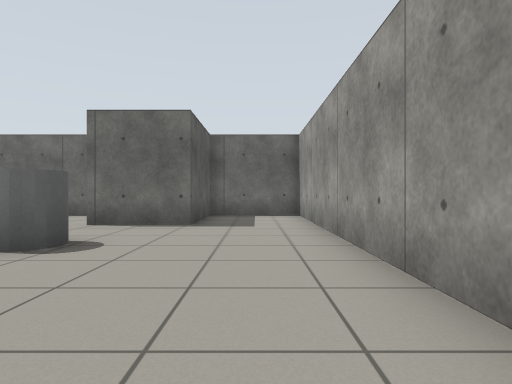
View 1 (above)

15 first-person views from a walk through a Gazebo world. The camera is 0.72 m above the floor, looks level and sees 75° across. The floor is counted in squares, 1 m on a side. Each view is taken from the middle of a square. On the plan, view 1 faces up. The plan holds only what a view shows up to about 10 squares ahead; the rest is blank.

View 2
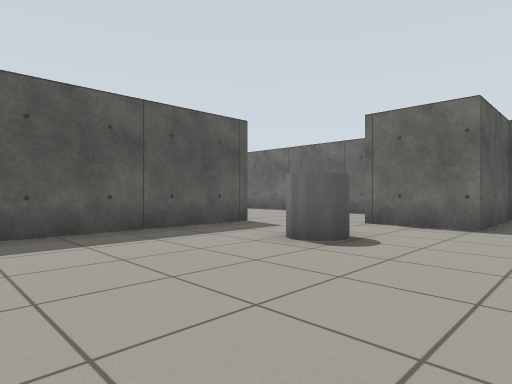

View 3
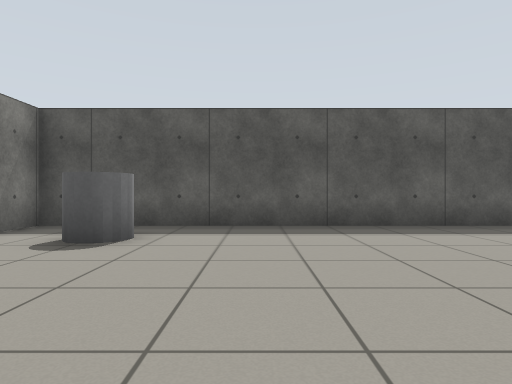

View 4
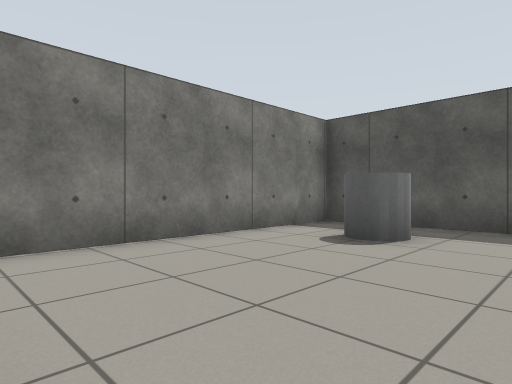

View 5
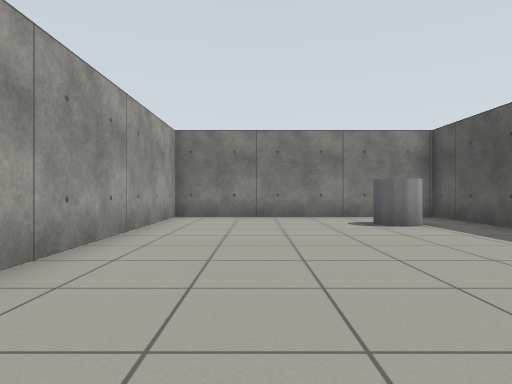

View 6
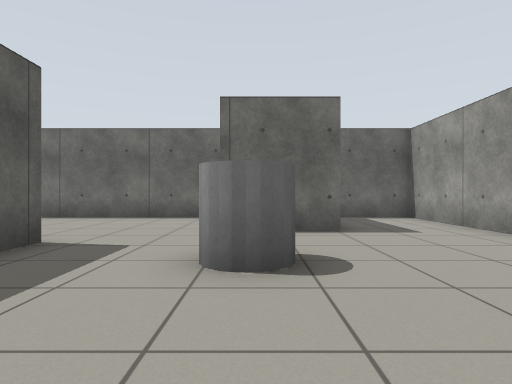

View 7
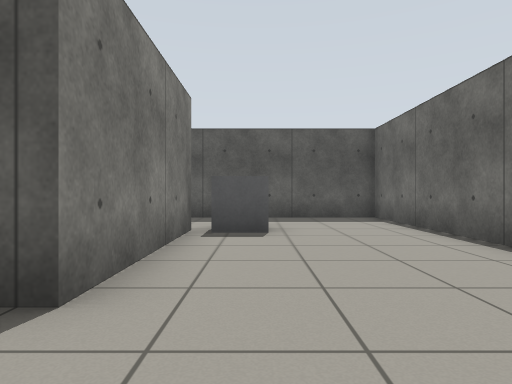

View 8
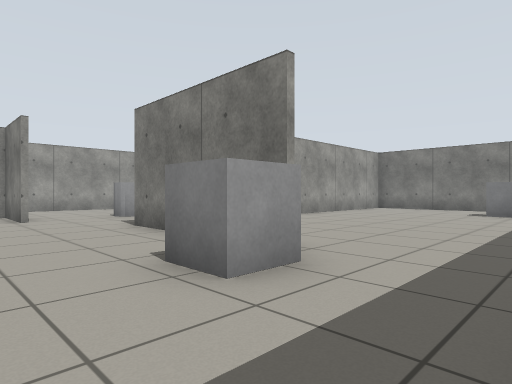

View 9
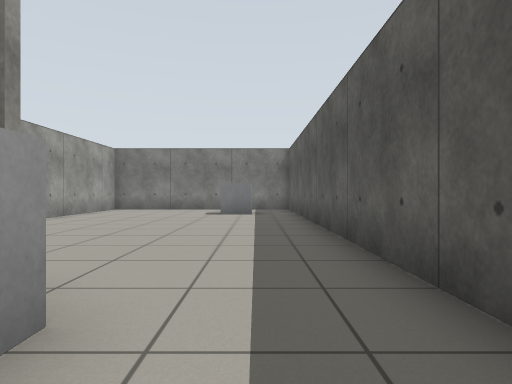

View 10
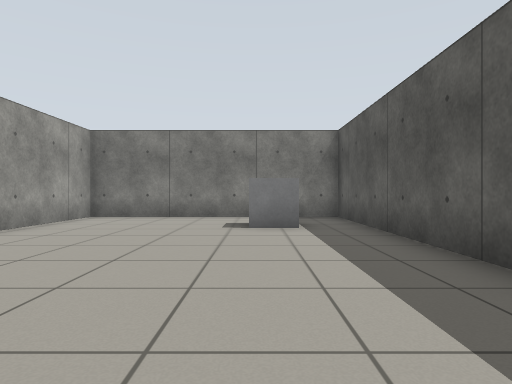

View 11
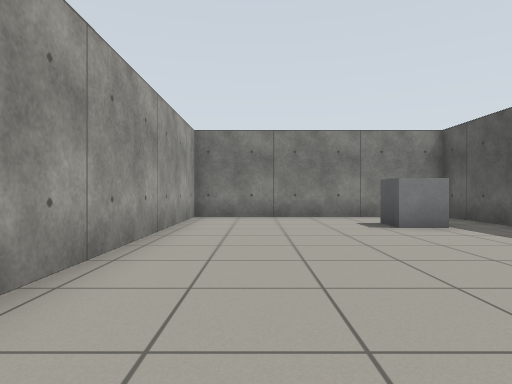

View 12
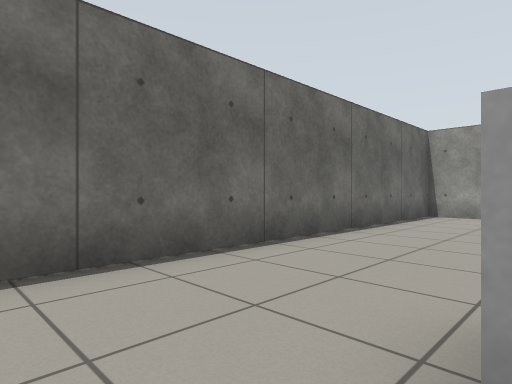

View 13
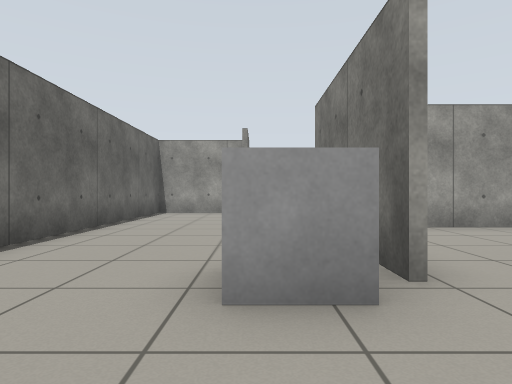

View 14
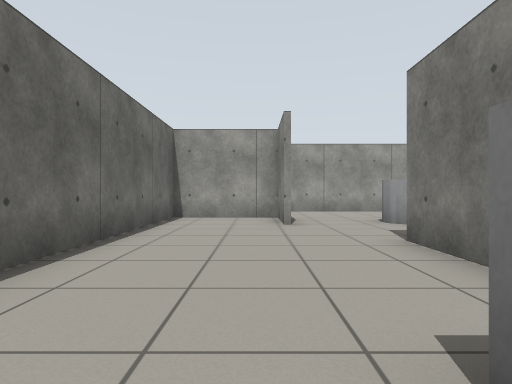

View 15
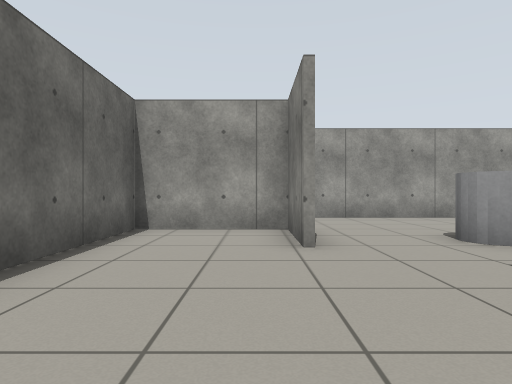

### Floor plan
Points are (right, up) in squares from view 1. A wall is a line through its corners. A room is listed if a view was taken in it or the views show most of it. See-through windows are left out.
Room 1 (views 1, 2, 3, 4, 5, 6, 7)
walls: (-6.1, 5.8) (-6.1, -5.6) (1.3, -5.6) (1.3, 10.3) (-0.9, 10.3); (-1.4, 10.2) (-1.4, 7.2) (-3.8, 7.2)
ways out: opening at (-4.5, 6.5) to room 2
objects: grey cylinder (-4, -4) to (-4, -3); grey cylinder (-3, 4) to (-3, 5)
Room 2 (views 8, 9, 10, 11, 12, 13, 14, 15)
walls: (-10.4, 5.8) (-6.1, 5.8); (-3.8, 7.4) (-1.6, 7.4) (-1.6, 10.4); (-0.9, 10.3) (-13.4, 10.3) (-13.4, -5.6) (-6.2, -5.6) (-6.2, 3.5)
ways out: opening at (-4.5, 6.5) to room 1
objects: grey box (-12, -3) to (-11, -3); grey box (-11, 7) to (-10, 7)

Positions as (right, up) in squares from view 1, and headings:
1: (0, 0), facing up
2: (0, 0), facing up-left
3: (1, -1), facing left
4: (1, -1), facing down-left
5: (-1, 4), facing down
6: (-3, 1), facing up
7: (-4, 7), facing left
8: (-13, 9), facing down-right
9: (-12, 8), facing down
10: (-11, 4), facing down
11: (-8, 4), facing down
12: (-12, 7), facing up-right
13: (-13, 7), facing right
14: (-11, 8), facing right
15: (-8, 8), facing right
